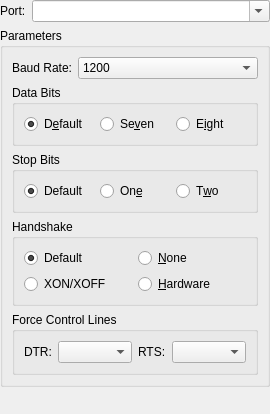
             <widget class="QWidget" name="scrollAreaWidgetContents_3">
              <property name="geometry">
               <rect>
                <x>0</x>
                <y>0</y>
                <width>270</width>
                <height>414</height>
               </rect>
              </property>
              <layout class="QVBoxLayout" name="verticalLayout_27">
               <property name="leftMargin">
                <number>0</number>
               </property>
               <property name="topMargin">
                <number>0</number>
               </property>
               <property name="rightMargin">
                <number>0</number>
               </property>
               <property name="bottomMargin">
                <number>0</number>
               </property>
               <item>
                <layout class="QHBoxLayout" name="horizontalLayout_3">
                 <item>
                  <widget class="QLabel" name="CAT_port_label">
                   <property name="text">
                    <string>Port:</string>
                   </property>
                   <property name="buddy">
                    <cstring>CAT_port_combo_box</cstring>
                   </property>
                  </widget>
                 </item>
                 <item>
                  <widget class="QComboBox" name="CAT_port_combo_box">
                   <property name="sizePolicy">
                    <sizepolicy hsizetype="MinimumExpanding" vsizetype="Fixed">
                     <horstretch>1</horstretch>
                     <verstretch>0</verstretch>
                    </sizepolicy>
                   </property>
                   <property name="toolTip">
                    <string>Serial port used for CAT control.</string>
                   </property>
                   <property name="editable">
                    <bool>true</bool>
                   </property>
                   <property name="currentText">
                    <string/>
                   </property>
                   <property name="insertPolicy">
                    <enum>QComboBox::InsertPolicy::NoInsert</enum>
                   </property>
                  </widget>
                 </item>
                </layout>
               </item>
               <item>
                <widget class="QGroupBox" name="CAT_serial_port_parameters_group_box">
                 <property name="title">
                  <string>Parameters</string>
                 </property>
                 <layout class="QVBoxLayout" name="verticalLayout">
                  <item>
                   <layout class="QHBoxLayout" name="horizontalLayout_14">
                    <item>
                     <widget class="QLabel" name="CAT_baud_label">
                      <property name="text">
                       <string>Baud Rate:</string>
                      </property>
                      <property name="buddy">
                       <cstring>CAT_serial_baud_combo_box</cstring>
                      </property>
                     </widget>
                    </item>
                    <item>
                     <widget class="QComboBox" name="CAT_serial_baud_combo_box">
                      <property name="sizePolicy">
                       <sizepolicy hsizetype="MinimumExpanding" vsizetype="Fixed">
                        <horstretch>0</horstretch>
                        <verstretch>0</verstretch>
                       </sizepolicy>
                      </property>
                      <property name="toolTip">
                       <string>Serial port data rate which must match the setting of your radio.</string>
                      </property>
                      <property name="currentIndex">
                       <number>0</number>
                      </property>
                      <item>
                       <property name="text">
                        <string>1200</string>
                       </property>
                      </item>
                      <item>
                       <property name="text">
                        <string>2400</string>
                       </property>
                      </item>
                      <item>
                       <property name="text">
                        <string>4800</string>
                       </property>
                      </item>
                      <item>
                       <property name="text">
                        <string>9600</string>
                       </property>
                      </item>
                      <item>
                       <property name="text">
                        <string>19200</string>
                       </property>
                      </item>
                      <item>
                       <property name="text">
                        <string>38400</string>
                       </property>
                      </item>
                      <item>
                       <property name="text">
                        <string>57600</string>
                       </property>
                      </item>
                      <item>
                       <property name="text">
                        <string>115200</string>
                       </property>
                      </item>
                     </widget>
                    </item>
                   </layout>
                  </item>
                  <item>
                   <widget class="QGroupBox" name="CAT_data_bits_group_box">
                    <property name="toolTip">
                     <string>&lt;html&gt;&lt;head/&gt;&lt;body&gt;&lt;p&gt;Number of data bits used to communicate with your radio's CAT interface (usually eight).&lt;/p&gt;&lt;/body&gt;&lt;/html&gt;</string>
                    </property>
                    <property name="title">
                     <string>Data Bits</string>
                    </property>
                    <layout class="QHBoxLayout" name="horizontalLayout_4">
                     <item>
                      <widget class="QRadioButton" name="CAT_default_bit_radio_button">
                       <property name="text">
                        <string>D&amp;efault</string>
                       </property>
                       <property name="checked">
                        <bool>true</bool>
                       </property>
                       <attribute name="buttonGroup">
                        <string notr="true">CAT_data_bits_button_group</string>
                       </attribute>
                      </widget>
                     </item>
                     <item>
                      <widget class="QRadioButton" name="CAT_7_bit_radio_button">
                       <property name="text">
                        <string>Se&amp;ven</string>
                       </property>
                       <property name="autoExclusive">
                        <bool>true</bool>
                       </property>
                       <attribute name="buttonGroup">
                        <string notr="true">CAT_data_bits_button_group</string>
                       </attribute>
                      </widget>
                     </item>
                     <item>
                      <widget class="QRadioButton" name="CAT_8_bit_radio_button">
                       <property name="text">
                        <string>E&amp;ight</string>
                       </property>
                       <property name="checked">
                        <bool>false</bool>
                       </property>
                       <attribute name="buttonGroup">
                        <string notr="true">CAT_data_bits_button_group</string>
                       </attribute>
                      </widget>
                     </item>
                    </layout>
                   </widget>
                  </item>
                  <item>
                   <widget class="QGroupBox" name="CAT_stop_bits_group_box">
                    <property name="toolTip">
                     <string>&lt;html&gt;&lt;head/&gt;&lt;body&gt;&lt;p&gt;Number of stop bits used when communicating with your radio's CAT interface&lt;/p&gt;&lt;p&gt;(consult you radio's manual for details).&lt;/p&gt;&lt;/body&gt;&lt;/html&gt;</string>
                    </property>
                    <property name="title">
                     <string>Stop Bits</string>
                    </property>
                    <layout class="QHBoxLayout" name="horizontalLayout_2">
                     <item>
                      <widget class="QRadioButton" name="CAT_default_stop_bit_radio_button">
                       <property name="text">
                        <string>Default</string>
                       </property>
                       <property name="checked">
                        <bool>true</bool>
                       </property>
                       <attribute name="buttonGroup">
                        <string notr="true">CAT_stop_bits_button_group</string>
                       </attribute>
                      </widget>
                     </item>
                     <item>
                      <widget class="QRadioButton" name="CAT_one_stop_bit_radio_button">
                       <property name="text">
                        <string>On&amp;e</string>
                       </property>
                       <attribute name="buttonGroup">
                        <string notr="true">CAT_stop_bits_button_group</string>
                       </attribute>
                      </widget>
                     </item>
                     <item>
                      <widget class="QRadioButton" name="CAT_two_stop_bit_radio_button">
                       <property name="text">
                        <string>T&amp;wo</string>
                       </property>
                       <property name="checked">
                        <bool>false</bool>
                       </property>
                       <attribute name="buttonGroup">
                        <string notr="true">CAT_stop_bits_button_group</string>
                       </attribute>
                      </widget>
                     </item>
                    </layout>
                   </widget>
                  </item>
                  <item>
                   <widget class="QGroupBox" name="CAT_handshake_group_box">
                    <property name="toolTip">
                     <string>&lt;html&gt;&lt;head/&gt;&lt;body&gt;&lt;p&gt;Flow control protocol used between this computer and your radio's CAT interface (usually &amp;quot;None&amp;quot; but some require &amp;quot;Hardware&amp;quot;).&lt;/p&gt;&lt;/body&gt;&lt;/html&gt;</string>
                    </property>
                    <property name="title">
                     <string>Handshake</string>
                    </property>
                    <layout class="QGridLayout" name="gridLayout_11">
                     <item row="0" column="0">
                      <widget class="QRadioButton" name="CAT_handshake_default_radio_button">
                       <property name="text">
                        <string>Default</string>
                       </property>
                       <property name="checked">
                        <bool>true</bool>
                       </property>
                       <attribute name="buttonGroup">
                        <string notr="true">CAT_handshake_button_group</string>
                       </attribute>
                      </widget>
                     </item>
                     <item row="0" column="1">
                      <widget class="QRadioButton" name="CAT_handshake_none_radio_button">
                       <property name="text">
                        <string>&amp;None</string>
                       </property>
                       <property name="checked">
                        <bool>false</bool>
                       </property>
                       <attribute name="buttonGroup">
                        <string notr="true">CAT_handshake_button_group</string>
                       </attribute>
                      </widget>
                     </item>
                     <item row="1" column="0">
                      <widget class="QRadioButton" name="CAT_handshake_xon_radio_button">
                       <property name="toolTip">
                        <string>Software flow control (very rare on CAT interfaces).</string>
                       </property>
                       <property name="text">
                        <string>XON/XOFF</string>
                       </property>
                       <attribute name="buttonGroup">
                        <string notr="true">CAT_handshake_button_group</string>
                       </attribute>
                      </widget>
                     </item>
                     <item row="1" column="1">
                      <widget class="QRadioButton" name="CAT_handshake_hardware_radio_button">
                       <property name="toolTip">
                        <string>Flow control using the RTS and CTS RS-232 control lines
not often used but some radios have it as an option and
a few, particularly some Kenwood rigs, require it).</string>
                       </property>
                       <property name="text">
                        <string>&amp;Hardware</string>
                       </property>
                       <attribute name="buttonGroup">
                        <string notr="true">CAT_handshake_button_group</string>
                       </attribute>
                      </widget>
                     </item>
                    </layout>
                   </widget>
                  </item>
                  <item>
                   <widget class="QGroupBox" name="CAT_control_lines_group_box">
                    <property name="toolTip">
                     <string>Special control of CAT port control lines.</string>
                    </property>
                    <property name="title">
                     <string>Force Control Lines</string>
                    </property>
                    <property name="checked">
                     <bool>false</bool>
                    </property>
                    <layout class="QHBoxLayout" name="horizontalLayout_8">
                     <item>
                      <layout class="QFormLayout" name="formLayout_8">
                       <item row="0" column="1">
                        <widget class="QComboBox" name="force_DTR_combo_box">
                         <item>
                          <property name="text">
                           <string/>
                          </property>
                         </item>
                         <item>
                          <property name="text">
                           <string>High</string>
                          </property>
                         </item>
                         <item>
                          <property name="text">
                           <string>Low</string>
                          </property>
                         </item>
                        </widget>
                       </item>
                       <item row="0" column="0">
                        <widget class="QLabel" name="force_DTR_label">
                         <property name="text">
                          <string>DTR:</string>
                         </property>
                         <property name="buddy">
                          <cstring>force_DTR_combo_box</cstring>
                         </property>
                        </widget>
                       </item>
                      </layout>
                     </item>
                     <item>
                      <layout class="QFormLayout" name="formLayout_9">
                       <item row="0" column="0">
                        <widget class="QLabel" name="force_RTS_label">
                         <property name="text">
                          <string>RTS:</string>
                         </property>
                         <property name="buddy">
                          <cstring>force_RTS_combo_box</cstring>
                         </property>
                        </widget>
                       </item>
                       <item row="0" column="1">
                        <widget class="QComboBox" name="force_RTS_combo_box">
                         <item>
                          <property name="text">
                           <string/>
                          </property>
                         </item>
                         <item>
                          <property name="text">
                           <string>High</string>
                          </property>
                         </item>
                         <item>
                          <property name="text">
                           <string>Low</string>
                          </property>
                         </item>
                        </widget>
                       </item>
                      </layout>
                     </item>
                    </layout>
                   </widget>
                  </item>
                 </layout>
                </widget>
               </item>
               <item>
                <spacer name="verticalSpacer_15">
                 <property name="orientation">
                  <enum>Qt::Orientation::Vertical</enum>
                 </property>
                 <property name="sizeHint" stdset="0">
                  <size>
                   <width>20</width>
                   <height>40</height>
                  </size>
                 </property>
                </spacer>
               </item>
              </layout>
             </widget>
